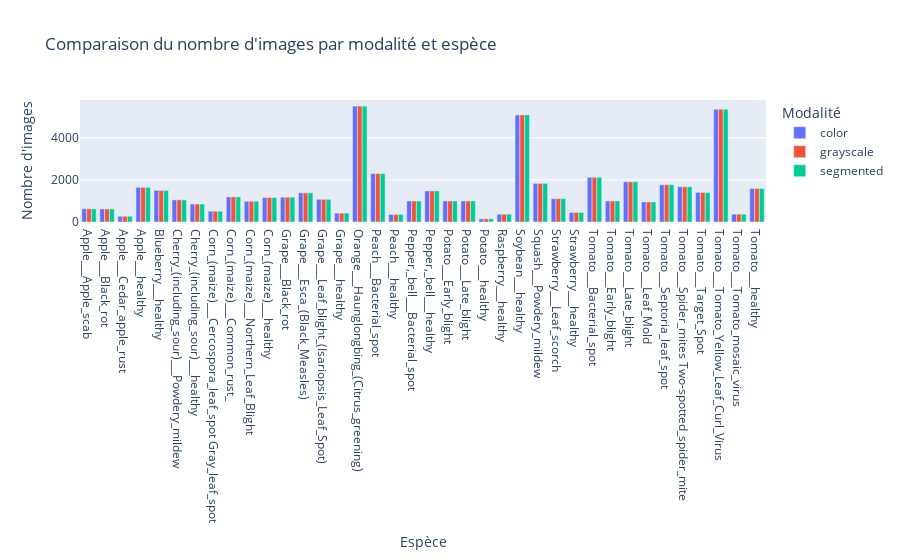

Source (notebook cell):
### Code cell
fig = px.bar(
    df_pivot_reset,
    x='species',
    y='count',
    color='modality',
    barmode='group',
    title="Comparaison du nombre d'images par modalité et espèce"
)
fig.update_layout(xaxis_title="Espèce", yaxis_title="Nombre d'images", legend_title="Modalité")
fig.show()

### Figure 1 — Plotly figure (JSON) as saved in the notebook; plotly's stock layout.template omitted (floating-point values rounded to 4 significant figures)
{"data": [{"alignmentgroup": "True", "hovertemplate": "modality=color<br>species=%{x}<br>count=%{y}<extra></extra>", "legendgroup": "color", "marker": {"color": "#636efa", "pattern": {"shape": ""}}, "name": "color", "offsetgroup": "color", "orientation": "v", "showlegend": true, "textposition": "auto", "type": "bar", "x": ["Apple___Apple_scab", "Apple___Black_rot", "Apple___Cedar_apple_rust", "Apple___healthy", "Blueberry___healthy", "Cherry_(including_sour)___Powdery_mildew", "Cherry_(including_sour)___healthy", "Corn_(maize)___Cercospora_leaf_spot Gray_leaf_spot", "Corn_(maize)___Common_rust_", "Corn_(maize)___Northern_Leaf_Blight", "Corn_(maize)___healthy", "Grape___Black_rot", "Grape___Esca_(Black_Measles)", "Grape___Leaf_blight_(Isariopsis_Leaf_Spot)", "Grape___healthy", "Orange___Haunglongbing_(Citrus_greening)", "Peach___Bacterial_spot", "Peach___healthy", "Pepper,_bell___Bacterial_spot", "Pepper,_bell___healthy", "Potato___Early_blight", "Potato___Late_blight", "Potato___healthy", "Raspberry___healthy", "Soybean___healthy", "Squash___Powdery_mildew", "Strawberry___Leaf_scorch", "Strawberry___healthy", "Tomato___Bacterial_spot", "Tomato___Early_blight", "Tomato___Late_blight", "Tomato___Leaf_Mold", "Tomato___Septoria_leaf_spot", "Tomato___Spider_mites Two-spotted_spider_mite", "Tomato___Target_Spot", "Tomato___Tomato_Yellow_Leaf_Curl_Virus", "Tomato___Tomato_mosaic_virus", "Tomato___healthy"], "xaxis": "x", "y": [630, 621, 275, 1645, 1502, 1052, 854, 513, 1192, 985, 1162, 1180, 1383, 1076, 423, 5507, 2297, 360, 997, 1478, 1000, 1000, 152, 371, 5090, 1835, 1109, 456, 2127, 1000, 1909, 952, 1771, 1676, 1404, 5357, 373, 1591], "yaxis": "y"}, {"alignmentgroup": "True", "hovertemplate": "modality=grayscale<br>species=%{x}<br>count=%{y}<extra></extra>", "legendgroup": "grayscale", "marker": {"color": "#EF553B", "pattern": {"shape": ""}}, "name": "grayscale", "offsetgroup": "grayscale", "orientation": "v", "showlegend": true, "textposition": "auto", "type": "bar", "x": ["Apple___Apple_scab", "Apple___Black_rot", "Apple___Cedar_apple_rust", "Apple___healthy", "Blueberry___healthy", "Cherry_(including_sour)___Powdery_mildew", "Cherry_(including_sour)___healthy", "Corn_(maize)___Cercospora_leaf_spot Gray_leaf_spot", "Corn_(maize)___Common_rust_", "Corn_(maize)___Northern_Leaf_Blight", "Corn_(maize)___healthy", "Grape___Black_rot", "Grape___Esca_(Black_Measles)", "Grape___Leaf_blight_(Isariopsis_Leaf_Spot)", "Grape___healthy", "Orange___Haunglongbing_(Citrus_greening)", "Peach___Bacterial_spot", "Peach___healthy", "Pepper,_bell___Bacterial_spot", "Pepper,_bell___healthy", "Potato___Early_blight", "Potato___Late_blight", "Potato___healthy", "Raspberry___healthy", "Soybean___healthy", "Squash___Powdery_mildew", "Strawberry___Leaf_scorch", "Strawberry___healthy", "Tomato___Bacterial_spot", "Tomato___Early_blight", "Tomato___Late_blight", "Tomato___Leaf_Mold", "Tomato___Septoria_leaf_spot", "Tomato___Spider_mites Two-spotted_spider_mite", "Tomato___Target_Spot", "Tomato___Tomato_Yellow_Leaf_Curl_Virus", "Tomato___Tomato_mosaic_virus", "Tomato___healthy"], "xaxis": "x", "y": [630, 621, 275, 1645, 1502, 1052, 854, 513, 1192, 985, 1162, 1180, 1383, 1076, 423, 5507, 2297, 360, 997, 1478, 1000, 1000, 152, 371, 5090, 1835, 1109, 456, 2127, 1000, 1909, 952, 1771, 1676, 1404, 5357, 373, 1591], "yaxis": "y"}, {"alignmentgroup": "True", "hovertemplate": "modality=segmented<br>species=%{x}<br>count=%{y}<extra></extra>", "legendgroup": "segmented", "marker": {"color": "#00cc96", "pattern": {"shape": ""}}, "name": "segmented", "offsetgroup": "segmented", "orientation": "v", "showlegend": true, "textposition": "auto", "type": "bar", "x": ["Apple___Apple_scab", "Apple___Black_rot", "Apple___Cedar_apple_rust", "Apple___healthy", "Blueberry___healthy", "Cherry_(including_sour)___Powdery_mildew", "Cherry_(including_sour)___healthy", "Corn_(maize)___Cercospora_leaf_spot Gray_leaf_spot", "Corn_(maize)___Common_rust_", "Corn_(maize)___Northern_Leaf_Blight", "Corn_(maize)___healthy", "Grape___Black_rot", "Grape___Esca_(Black_Measles)", "Grape___Leaf_blight_(Isariopsis_Leaf_Spot)", "Grape___healthy", "Orange___Haunglongbing_(Citrus_greening)", "Peach___Bacterial_spot", "Peach___healthy", "Pepper,_bell___Bacterial_spot", "Pepper,_bell___healthy", "Potato___Early_blight", "Potato___Late_blight", "Potato___healthy", "Raspberry___healthy", "Soybean___healthy", "Squash___Powdery_mildew", "Strawberry___Leaf_scorch", "Strawberry___healthy", "Tomato___Bacterial_spot", "Tomato___Early_blight", "Tomato___Late_blight", "Tomato___Leaf_Mold", "Tomato___Septoria_leaf_spot", "Tomato___Spider_mites Two-spotted_spider_mite", "Tomato___Target_Spot", "Tomato___Tomato_Yellow_Leaf_Curl_Virus", "Tomato___Tomato_mosaic_virus", "Tomato___healthy"], "xaxis": "x", "y": [630, 621, 275, 1645, 1502, 1052, 854, 513, 1192, 985, 1162, 1180, 1384, 1076, 423, 5507, 2297, 360, 997, 1478, 1000, 1000, 152, 371, 5090, 1835, 1109, 456, 2127, 1000, 1909, 952, 1771, 1676, 1404, 5357, 373, 1591], "yaxis": "y"}], "layout": {"barmode": "group", "legend": {"title": {"text": "Modalité"}, "tracegroupgap": 0}, "title": {"text": "Comparaison du nombre d'images par modalité et espèce"}, "xaxis": {"anchor": "y", "domain": [0, 1], "title": {"text": "Espèce"}}, "yaxis": {"anchor": "x", "domain": [0, 1], "title": {"text": "Nombre d'images"}}}}
